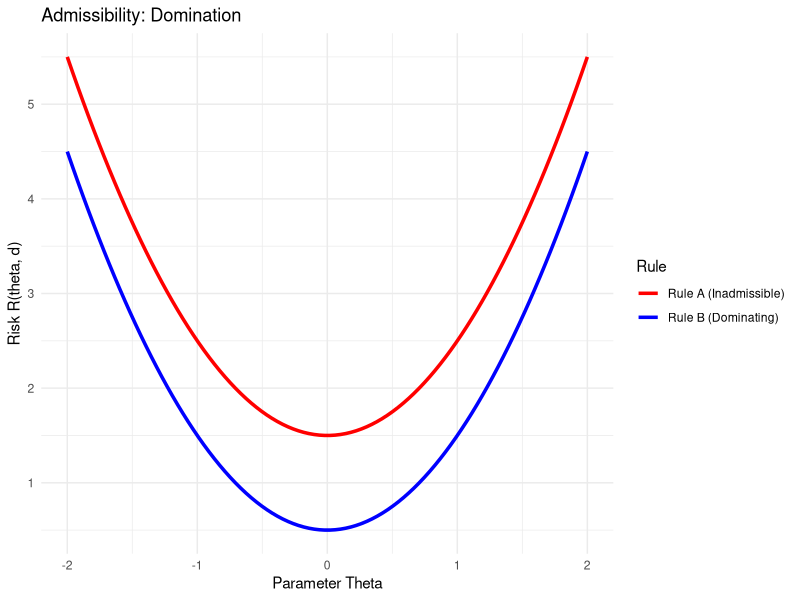
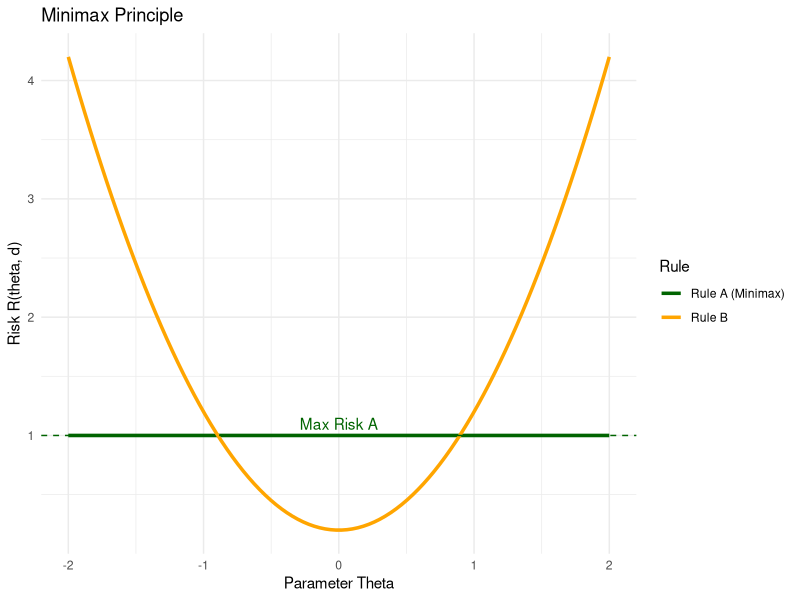
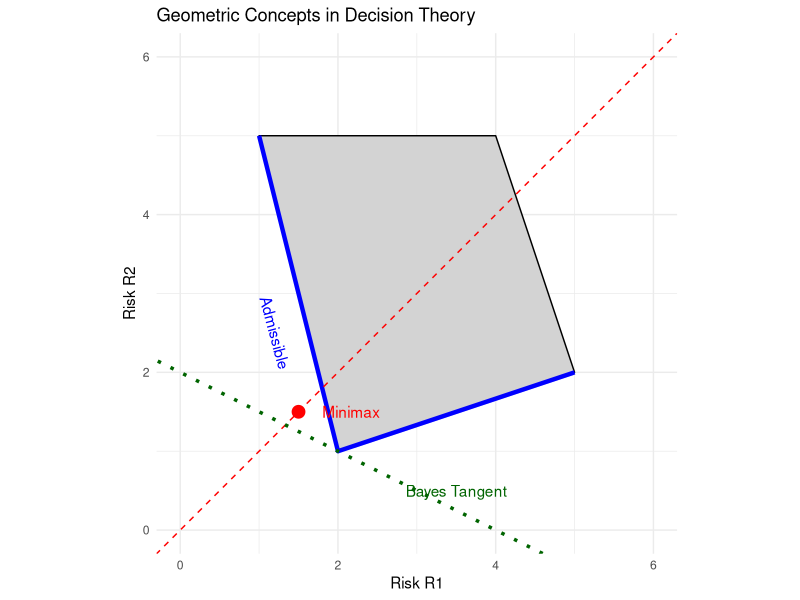
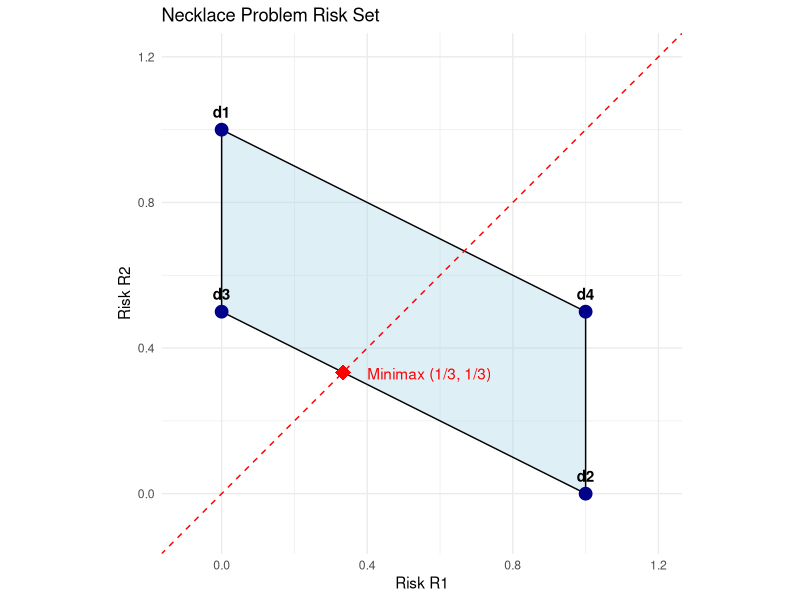
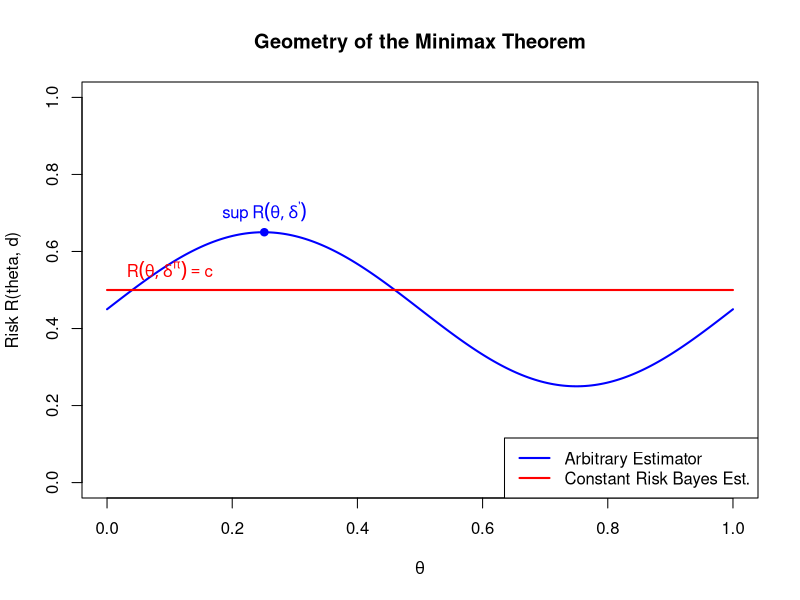
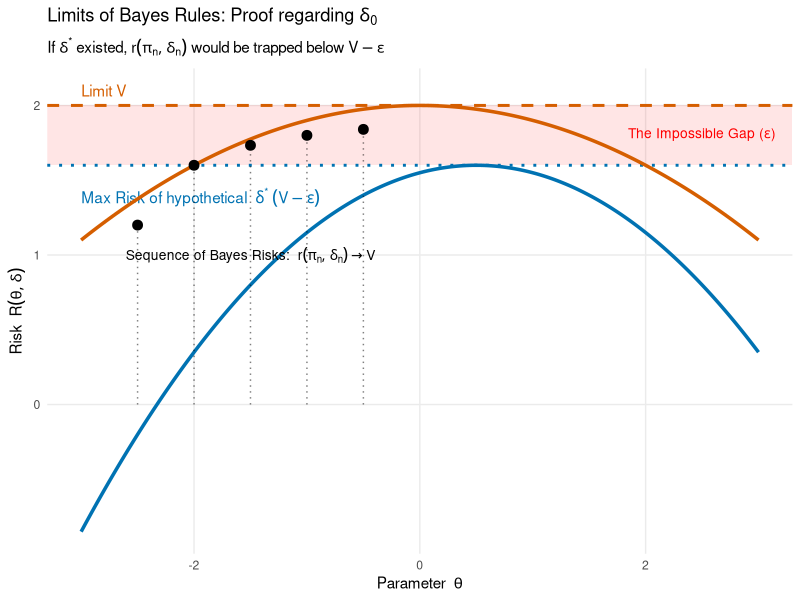

These charts were generated, in order, by the following R code:
## ---- chunk 1
#| label: fig-admissibility
#| echo: false
#| fig-cap: "Illustration of Domination: Rule A (Red) is inadmissible because Rule B (Blue) has lower risk for all values of theta."
library(ggplot2)

theta <- seq(-2, 2, length.out = 100)
risk_a <- theta^2 + 1.5  # Rule A: Higher Risk
risk_b <- theta^2 + 0.5  # Rule B: Lower Risk (Dominating)

df_adm <- data.frame(
  theta = rep(theta, 2),
  Risk = c(risk_a, risk_b),
  Rule = rep(c("Rule A (Inadmissible)", "Rule B (Dominating)"), each = 100)
)

ggplot(df_adm, aes(x = theta, y = Risk, color = Rule)) +
  geom_line(size = 1.2) +
  theme_minimal() +
  labs(title = "Admissibility: Domination", y = "Risk R(theta, d)", x = "Parameter Theta") +
  scale_color_manual(values = c("red", "blue"))
## ---- chunk 2
#| label: fig-minimax-curve
#| echo: false
#| fig-cap: "Illustration of Minimax: Rule A has a lower peak risk than Rule B, making Rule A the Minimax choice."
theta <- seq(-2, 2, length.out = 100)
risk_minimax <- rep(1.0, 100)  # Rule A: Constant risk
risk_variable <- 0.2 + theta^2 # Rule B: Variable risk

df_mm <- data.frame(
  theta = rep(theta, 2),
  Risk = c(risk_minimax, risk_variable),
  Rule = rep(c("Rule A (Minimax)", "Rule B"), each = 100)
)

ggplot(df_mm, aes(x = theta, y = Risk, color = Rule)) +
  geom_line(size = 1.2) +
  geom_hline(yintercept = 1.0, linetype="dashed", color="darkgreen") + 
  annotate("text", x=0, y=1.1, label="Max Risk A", color="darkgreen") +
  theme_minimal() +
  labs(title = "Minimax Principle", y = "Risk R(theta, d)", x = "Parameter Theta") +
  scale_color_manual(values = c("darkgreen", "orange"))
## ---- chunk 3
#| label: fig-generic-geometry
#| echo: false
#| fig-cap: "Geometric Interpretation: The gray polygon is the Risk Set S. The blue boundary represents admissible rules. The red point is the Minimax rule. The green line represents a Bayes rule for a specific prior."
library(ggplot2)

# Generic Data
df_poly <- data.frame(R1 = c(1, 4, 5, 2), R2 = c(5, 5, 2, 1))
df_admissible <- data.frame(R1 = c(1, 2, 5), R2 = c(5, 1, 2))

ggplot() +
  # Risk Set
  geom_polygon(data = df_poly, aes(x = R1, y = R2), fill = "lightgray", color = "black") +
  # Admissible Boundary
  geom_path(data = df_admissible, aes(x = R1, y = R2), color = "blue", size = 1.5) +
  annotate("text", x = 1.2, y = 2.5, label = "Admissible", color = "blue", angle = -75) +
  # Minimax
  geom_abline(slope = 1, intercept = 0, linetype = "dashed", color = "red") +
  annotate("point", x = 1.5, y = 1.5, color = "red", size = 4) +
  annotate("text", x = 1.8, y = 1.5, label = "Minimax", color = "red", hjust = 0) +
  # Bayes
  geom_abline(slope = -0.5, intercept = 2, linetype = "dotted", color = "darkgreen", size = 1.2) +
  annotate("text", x = 3.5, y = 0.5, label = "Bayes Tangent", color = "darkgreen") +
  
  coord_fixed(xlim = c(0, 6), ylim = c(0, 6)) +
  labs(title = "Geometric Concepts in Decision Theory", x = "Risk R1", y = "Risk R2") +
  theme_minimal()
## ---- chunk 4
#| label: fig-necklace-geometry
#| echo: false
#| fig-cap: "Necklace Problem Solution. The Minimax rule (red diamond) is the specific randomized combination of d3 and d2 that equalizes the risk."
library(ggplot2)

risk_points <- data.frame(
  Rule = c("d1", "d2", "d3", "d4"),
  R1 = c(0, 1, 0, 1),
  R2 = c(1, 0, 0.5, 0.5),
  Label = c("d1", "d2", "d3", "d4")
)
hull_indices <- chull(risk_points$R1, risk_points$R2)
risk_polygon <- risk_points[hull_indices, ]

ggplot(risk_points, aes(x = R1, y = R2)) +
  geom_polygon(data = risk_polygon, fill = "lightblue", alpha = 0.4, color = "black") +
  geom_abline(slope = 1, intercept = 0, linetype = "dashed", color = "red") +
  geom_point(size = 4, color = "darkblue") +
  geom_text(aes(label = Label), vjust = -1, fontface = "bold") +
  annotate("point", x = 1/3, y = 1/3, color = "red", size = 5, shape = 18) +
  annotate("text", x = 0.4, y = 0.33, label = "Minimax (1/3, 1/3)", color = "red", hjust = 0) +
  coord_fixed(xlim = c(-0.1, 1.2), ylim = c(-0.1, 1.2)) +
  labs(title = "Necklace Problem Risk Set", x = "Risk R1", y = "Risk R2") +
  theme_minimal()
## ---- chunk 5
#| label: fig-minimax-proof
#| fig-cap: "Visual Proof: Any alternative estimator (Blue) with Bayes risk comparable to the Constant Risk estimator (Red) must have a higher maximum risk."
#| echo: true

# Define Parameter Space Theta
theta <- seq(0, 1, length.out = 200)

# 1. Constant Risk Bayes Estimator (risk = C)
c_val <- 0.5
risk_bayes <- rep(c_val, length(theta))

# 2. Arbitrary Alternative Estimator
# This Function Is Chosen Such That It Dips Below C but Rises Above It Elsewhere
risk_alt <- c_val + 0.2 * sin(2 * pi * theta) - 0.05

# Plotting
plot(theta, risk_alt, type = 'l', lwd = 2, col = "blue",
     ylim = c(0, 1), ylab = "Risk R(theta, d)", xlab = expression(theta),
     main = "Geometry of the Minimax Theorem")

# Add Constant Risk Line
lines(theta, risk_bayes, col = "red", lwd = 2)

# Mark the Maximum of the Alternative
max_alt <- max(risk_alt)
max_theta <- theta[which.max(risk_alt)]
points(max_theta, max_alt, pch = 19, col = "blue")
text(max_theta, max_alt, labels = expression(sup~R(theta, delta^"'")), pos = 3, col = "blue")

# Label the Constant Risk
text(0.1, c_val, labels = expression(R(theta, delta^pi) == c), pos = 3, col = "red")

# Add Legend
legend("bottomright", legend = c("Arbitrary Estimator", "Constant Risk Bayes Est."),
       col = c("blue", "red"), lwd = 2, lty = 1)
## ---- chunk 6
#| echo: false
#| warning: false
#| message: false
#| fig-cap: "Visual Proof by Contradiction: The 'Gap' that proves $\\delta_0$ is Minimax"
#| fig-width: 8
#| fig-height: 5


library(ggplot2)
library(tibble)

# Define the scenario
theta <- seq(-3, 3, length.out = 300)
V <- 2.0
epsilon <- 0.4

# Create Risk Functions
# Delta_0: A rule whose max risk touches V
risk_delta_0 <- V - 0.1 * (theta)^2 
risk_delta_0[risk_delta_0 < 0] <- 0 

# Delta_star: The hypothetical "better" rule
risk_delta_star <- (V - epsilon) - 0.2 * (theta - 0.5)^2

df_curves <- tibble(
  theta = theta,
  R_delta_0 = risk_delta_0,
  R_delta_star = risk_delta_star
)

# Sequence of Bayes Risks
n_seq <- 1:5
bayes_risks <- V - (1 / n_seq) * 0.8
df_bayes <- tibble(
  n = n_seq,
  x_pos = seq(-2.5, -0.5, length.out = 5), 
  risk_val = bayes_risks
)

ggplot() +
  # 1. The Contradiction Gap Shading
  annotate("rect", xmin = -Inf, xmax = Inf, ymin = V - epsilon, ymax = V, 
           alpha = 0.1, fill = "red") +
  # Use parse=TRUE for math notation in annotations
  annotate("text", x = 2.5, y = V - epsilon/2, 
           label = "'The Impossible Gap (' * epsilon * ')'", 
           parse = TRUE, color = "red", size = 3.5) +

  # 2. Reference Lines
  geom_hline(yintercept = V, linetype = "dashed", color = "#D55E00", linewidth = 1) +
  annotate("text", x = -3, y = V + 0.1, 
           label = "'Limit' ~ V", 
           parse = TRUE, color = "#D55E00", hjust = 0, fontface = "bold") +
  
  geom_hline(yintercept = V - epsilon, linetype = "dotted", color = "#0072B2", linewidth = 1) +
  annotate("text", x = -3, y = (V - epsilon) - 0.15, 
           label = "'Max Risk of hypothetical ' ~ delta^'*' ~ (V - epsilon)", 
           parse = TRUE, color = "#0072B2", hjust = 0, vjust = 1) +

  # 3. Risk Curves
  geom_line(data = df_curves, aes(x = theta, y = R_delta_0), color = "#D55E00", linewidth = 1.2) +
  geom_line(data = df_curves, aes(x = theta, y = R_delta_star), color = "#0072B2", linewidth = 1.2) +

  # 4. Sequence of Bayes Risks
  geom_point(data = df_bayes, aes(x = x_pos, y = risk_val), size = 3) +
  geom_segment(data = df_bayes, aes(x = x_pos, xend = x_pos, y = 0, yend = risk_val), 
               linetype="dotted", alpha=0.5) +
  annotate("text", x = -1.5, y = 1.0, 
           label = "'Sequence of Bayes Risks: ' ~ r(pi[n], delta[n]) %->% V", 
           parse = TRUE, size = 3.5, hjust = 0.5) +
  
  # Labels with expression()
  labs(
    title = expression(paste("Limits of Bayes Rules: Proof regarding ", delta[0])),
    subtitle = expression(paste("If ", delta^"*", " existed, ", r(pi[n], delta[n]), " would be trapped below ", V - epsilon)),
    x = expression("Parameter " ~ theta),
    y = expression("Risk " ~ R(theta, delta))
  ) +
  theme_minimal() +
  theme(
    plot.title = element_text(face = "bold"),
    panel.grid.minor = element_blank()
  )
